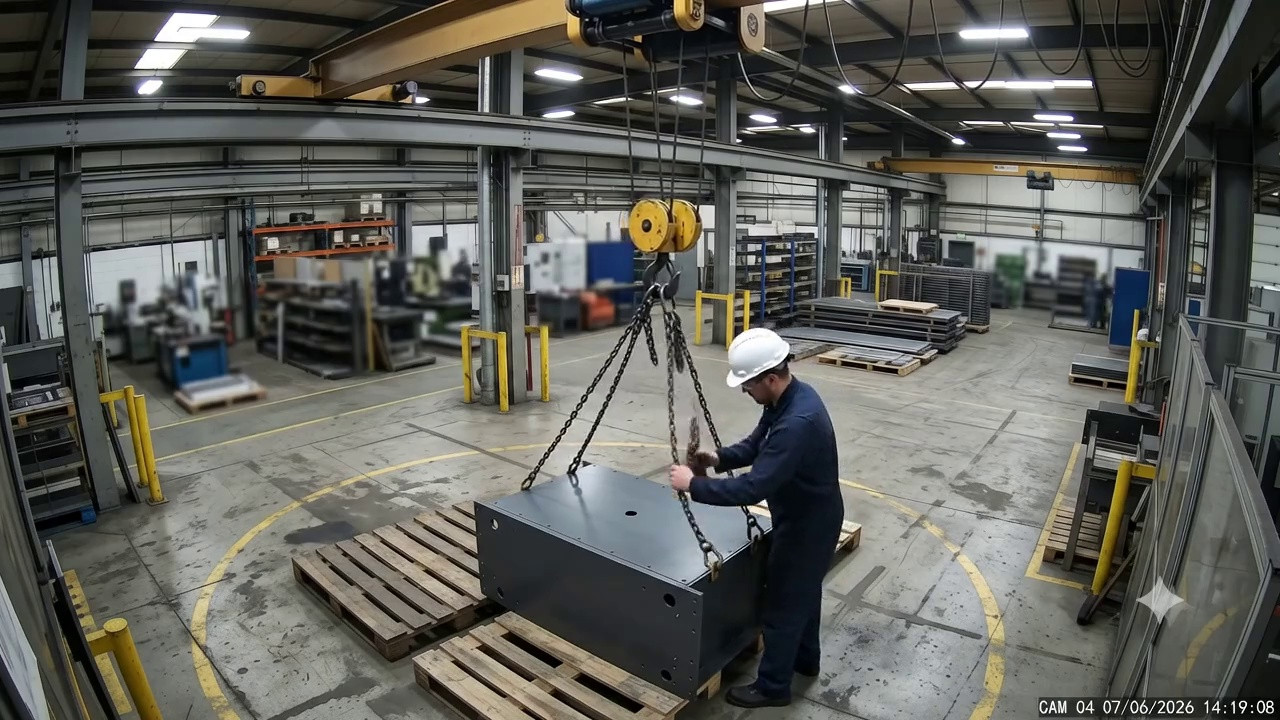
#> input picture data/dataset/train/images/The_worker_is_not_wearing_glov_frame_00004.jpg, 1280 x 720 px
$ python -i yellow_line_detector.py   (imports and definitions only)
#> lines starting #> are read from the running program, lines starting #| are printed output that depends on the picture; after the words box and inside, x2 and y2 are one past the last pixel; in counts of white or black regions, pixels touching at a corner belong together
import cv2
import numpy as np
import os
import logging

logger = logging.getLogger("yellow_line_detector")

def suggest_danger_zone(image_path: str, margin_px: int = 30) -> list:
    """
    Suggests a candidate danger zone box based on yellow floor markings.

    Logic:
    1. Loads the first frame image.
    2. Converts to HSV color space.
    3. Thresholds for standard industrial yellow markings (typical range: H 20-35).
       *NOTE: HSV values depend heavily on lighting, camera sensor, and site-specific
       factors. In a real-world deployment, these thresholds should be configurable per camera.
    4. Applies Morphological Close & Open to bridge broken lines and eliminate speckle noise.
    5. Finds all contours, filters by minimum area to ignore reflections/dust, and
       extracts the overall boundary (union) of all major yellow contours.
    6. Expands the combined bounding box outward by margin_px (which acts as a 30cm equivalent safety buffer).
    7. Returns the 4 corner points in clockwise order: [[x1, y1], [x2, y1], [x2, y2], [x1, y2]].

    If no yellow markings are found, returns None.
    """
#> called with margin_px = 30
    logger.info(f"Running yellow floor-marking detection on {image_path} with margin={margin_px}px")

    if not os.path.exists(image_path):
        logger.error(f"Image file not found: {image_path}")
        return None

    img = cv2.imread(image_path)
#> img is the input picture: shape (720, 1280, 3); mean B, G, R 88.9, 94.6, 94.3
    if img is None:
        logger.error(f"Failed to read image at {image_path}")
        return None

    h, w, _ = img.shape
#> h = 720; w = 1280

    # 1. Convert to HSV space
    hsv = cv2.cvtColor(img, cv2.COLOR_BGR2HSV)
#> hsv: shape (720, 1280, 3); mean H, S, V 56.1, 42, 98.3

    # 2. Define HSV range for industrial yellow floor-markings
    # H: 15-38 (roughly 30-76 degrees on the hue circle, matching yellow/orange-yellow)
    # S: 80-255 (moderate to high saturation)
    # V: 80-255 (moderate to high brightness/value)
    # In practice, these values should be adjusted for the camera's lighting profile.
    lower_yellow = np.array([15, 80, 80], dtype=np.uint8)
    upper_yellow = np.array([38, 255, 255], dtype=np.uint8)

    # Create binary mask
    mask = cv2.inRange(hsv, lower_yellow, upper_yellow)
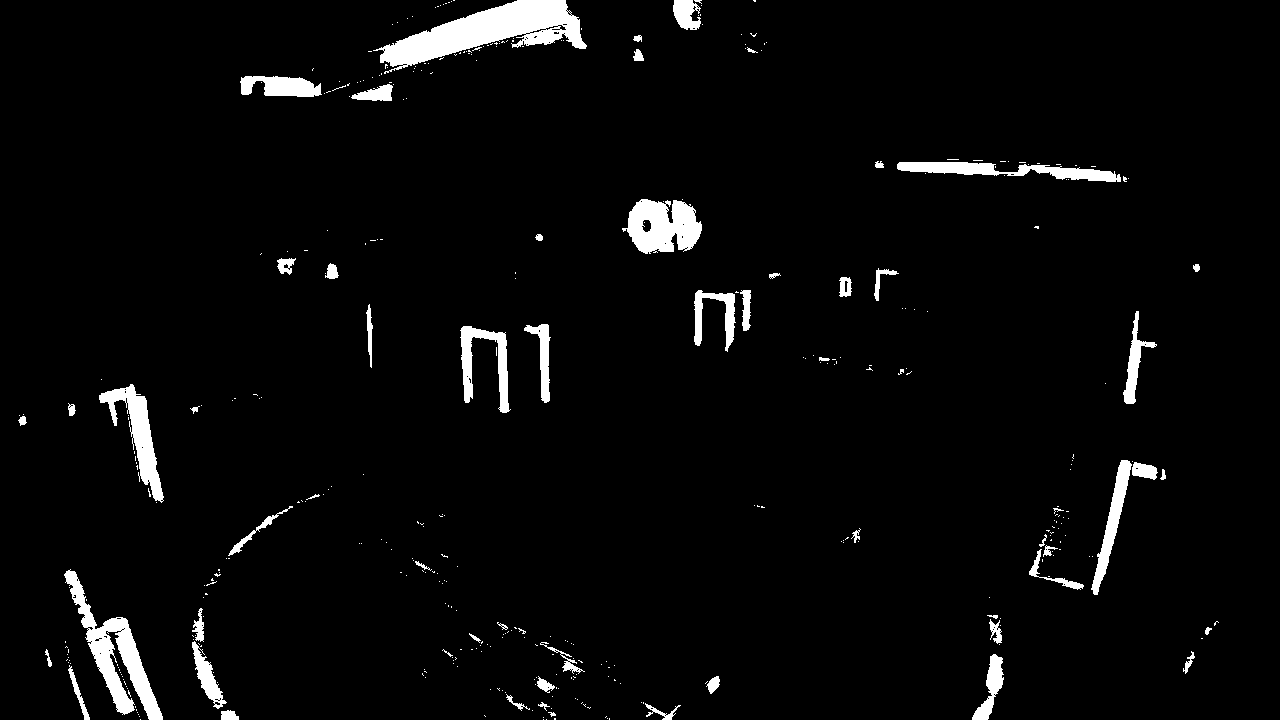
#> mask: shape (720, 1280); 3.7% white; 407 white regions (347 under 20 px), largest, box (x1, y1, x2, y2) and area: (373, 0, 587, 74) 6647, (64, 569, 163, 720) 4000, (622, 199, 702, 254) 3028

    # 3. Clean up the mask using morphological operations
    # Close: bridges gaps in dashed or faded lines
    # Open: removes small speckle noise
    kernel = cv2.getStructuringElement(cv2.MORPH_RECT, (7, 7))
    mask_closed = cv2.morphologyEx(mask, cv2.MORPH_CLOSE, kernel, iterations=2)
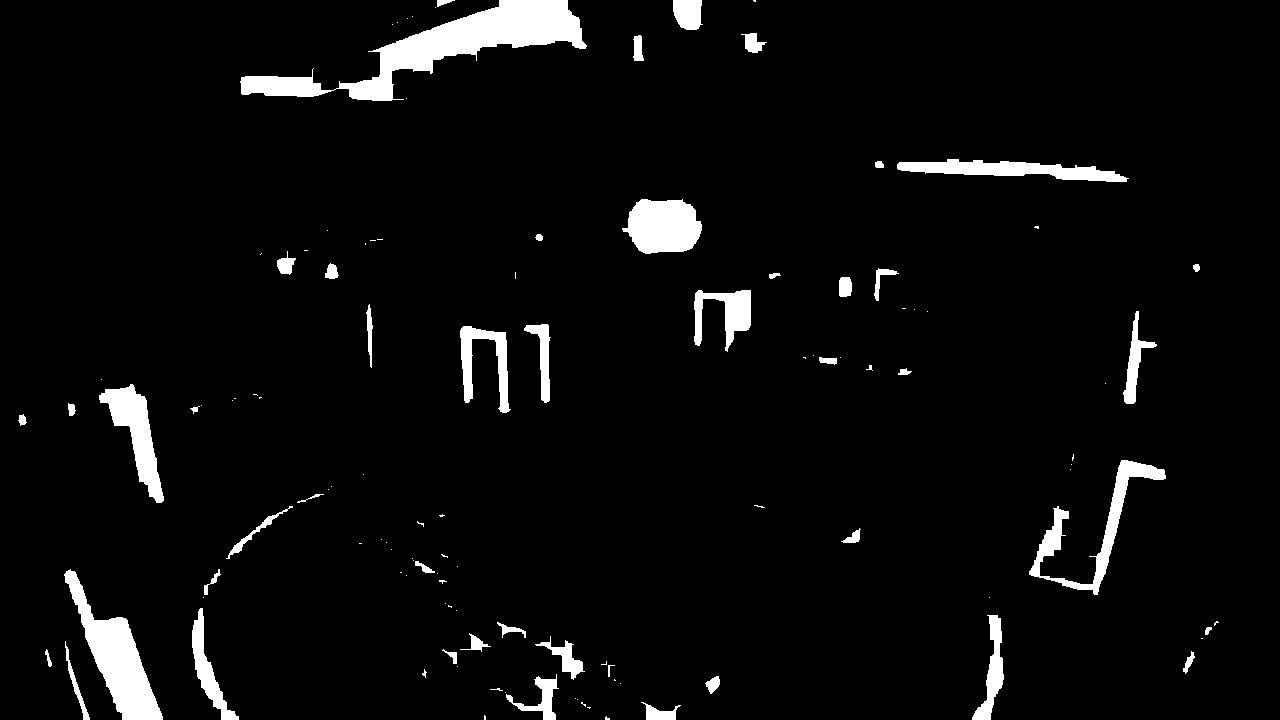
#> mask_closed: shape (720, 1280); 4.6% white; 117 white regions (69 under 20 px), largest, box (x1, y1, x2, y2) and area: (240, 0, 587, 101) 10252, (64, 569, 163, 720) 5143, (622, 199, 702, 254) 3359
    mask_cleaned = cv2.morphologyEx(mask_closed, cv2.MORPH_OPEN, kernel, iterations=1)
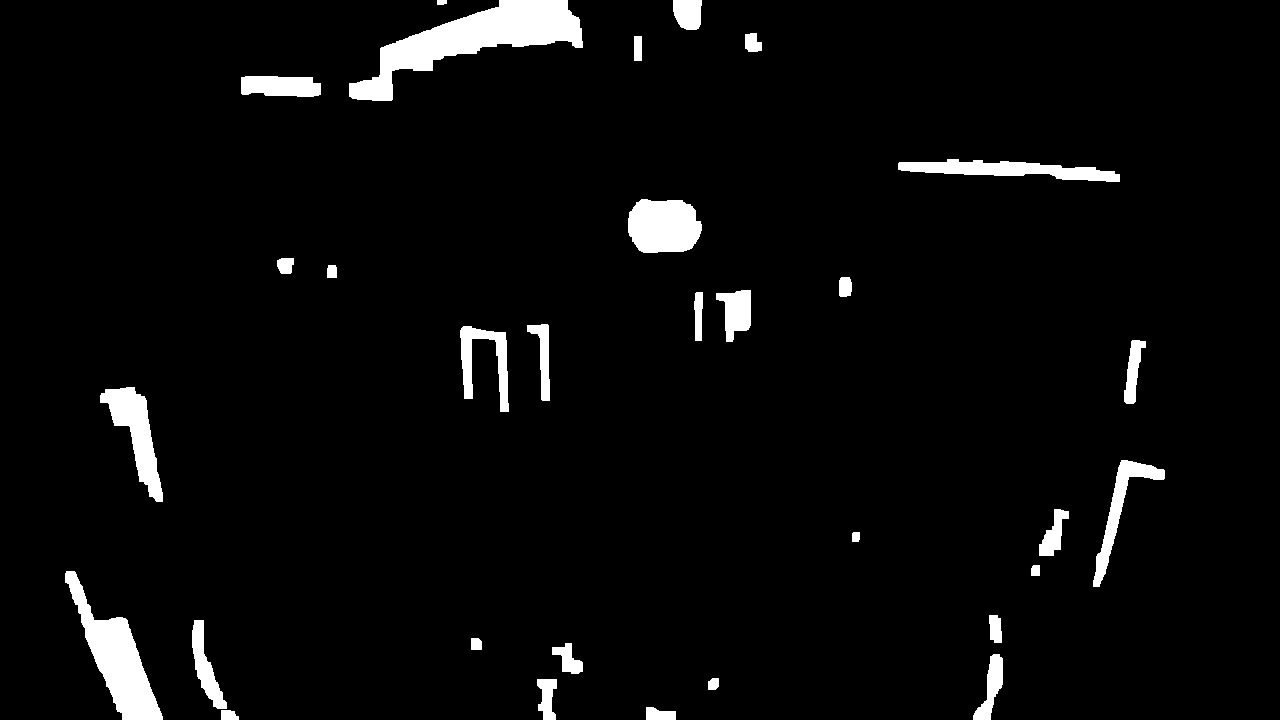
#> mask_cleaned: shape (720, 1280); 4.1% white; 31 white regions

    # 4. Find contours on the cleaned binary mask
    contours, _ = cv2.findContours(mask_cleaned, cv2.RETR_EXTERNAL, cv2.CHAIN_APPROX_SIMPLE)
#> contours = 31 contours; largest, box (x1, y1, x2, y2) and area: (349, 0, 583, 101) 8281, (65, 571, 163, 720) 4942, (628, 199, 702, 253) 3225, (100, 387, 163, 502) 2686, (898, 159, 1120, 182) 2422

    # Minimum area threshold (e.g. 200 pixels) to avoid small artifacts/reflections
    min_area = 200
    significant_points = []

    for cnt in contours:
        area = cv2.contourArea(cnt)
        if area > min_area:
            significant_points.extend(cnt)
#> this loop made 31 passes
#> area on passes 1 to 12: 128.5, 272, 500, 98, 812, 452, 105.5, 1123, 270, 4942, 77, 61
#> (cnt, area) on pass 27: ([[634, 36], [634, 60], [641, 60], [641, 36]], 168)
#> after the loop, significant_points = 1228 items, first 6: [[646, 707]], [[646, 719]], [[675, 719]], [[675, 711]], [[659, 711]], [[658, 710]]

    # 5. If no markings are found, return None
    if not significant_points:
        logger.warning("No significant yellow markings detected in the frame.")
        return None

    # 6. Compute bounding rectangle around all significant yellow marking contours combined
    pts_array = np.array(significant_points)
#> pts_array = contour of 1228 points, box (x1, y1, x2, y2) (65, 0, 1165, 720), area 58908
    x, y, box_w, box_h = cv2.boundingRect(pts_array)
#> x = 65; y = 0; box_w = 1100; box_h = 720

    # 7. Expand the bounding box outward by the safety margin offset
    # Clamping coordinates to remain inside frame boundaries
    x1 = max(0, x - margin_px)
#> x1 = 35
    y1 = max(0, y - margin_px)
#> y1 = 0
    x2 = min(w - 1, x + box_w + margin_px)
#> x2 = 1195
    y2 = min(h - 1, y + box_h + margin_px)
#> y2 = 719

    # Formulate coordinate output [[x1, y1], [x2, y2], [x3, y3], [x4, y4]] (as a clockwise quad)
    suggested_coords = [
        [float(x1), float(y1)], # Top-left
        [float(x2), float(y1)], # Top-right
        [float(x2), float(y2)], # Bottom-right
        [float(x1), float(y2)]  # Bottom-left
    ]
#> suggested_coords = [[35, 0], [1195, 0], [1195, 719], [35, 719]]

    logger.info(f"Floor marking bounding box detected. Suggested coords: {suggested_coords}")
    return suggested_coords

>>> result = suggest_danger_zone('../data/dataset/train/images/The_worker_is_not_wearing_glov_frame_00004.jpg')
#> result = [[35, 0], [1195, 0], [1195, 719], [35, 719]]
